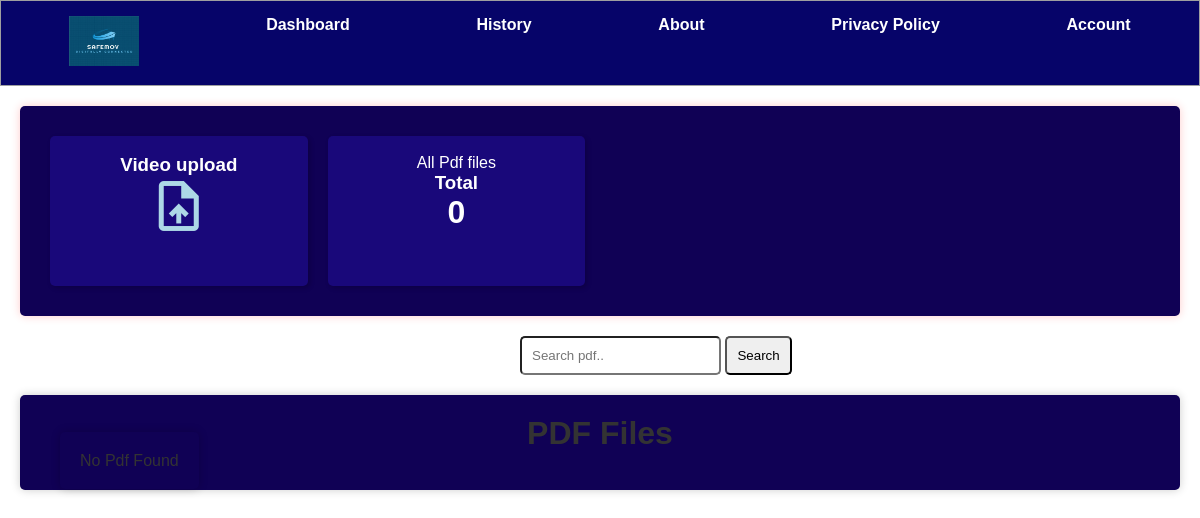
The app's page /, older data.
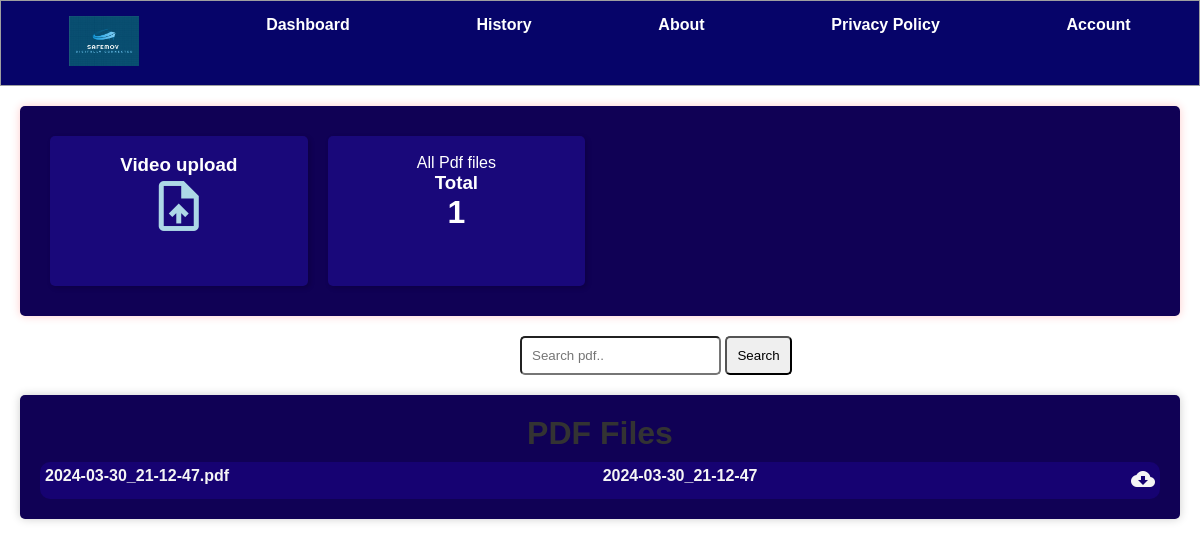
The same page, newer data.
### kona_detection/models.py (models this page shows, shortened)
class Pdfs(models.Model):
    pdf_id = models.CharField(max_length=255)
    pdf_title = models.CharField(max_length=255)
    pdf_file = models.FileField(upload_to='pdfs/')

### kona_website/views.py (the view)
# urls.py: 2. Add a URL to urlpatterns:  path('', views.home, name='home')
def home(request):
    current_datetime=datetime.datetime.now().strftime('%Y-%m-%d_%H-%M-%S')
    all_pdfs=Pdfs.objects.all()
    return render(request, 'test.html',{'pdfs':all_pdfs})

### templates/test.html
{% include "header.html" %}
    <div class="mpage" id="ud">
      <div class="box">
        <br />
        <a
          style="text-decoration: none; color: white; font-weight: bold"
          href="/run_model/video/"
        >
          <h3>Video upload</h3>
          <h3>
            <i class="material-icons" style="font-size: 60px; color: lightblue"
              >upload_file</i
            >
          </h3>
        </a>
      </div>
      <div class="box">
        <br />
        <div>All Pdf files</div>
        <h3>Total</h3>
        <h1>{{ pdfs|length }}</h1>
      </div>
    </div>
    <div class="search_wrapper">
      <div class="search_box">
        <form action="" method="get">
          <input
            type="text"
            placeholder="Search pdf.."
            name="search_input"
            value="{{search_input}}"
          />
          <button type="submit">Search</button>
        </form>
      </div>
    </div>
    <div id="history" class="page">
      <h1 id="h">PDF Files</h1>
      {% for pdf in pdfs %}
      <div class="pdf_file_box">
        <p>{{pdf.pdf_title}}</p>
        <p>{{pdf.pdf_id}}</p>
        <a href="/media/pdfs/{{pdf.pdf_title}}" download="{{pdf.pdf_title}}">
          <h5 id="d-btn"><i class="material-icons">cloud_download</i>
          </h5>
        </a>
      </div>
      {%empty%}
      <span class="page"> No Pdf Found</span>
      {% endfor %}
    </div>
  </body>
</html>

Row changes from the older to the newer data that the page shows:
added Pdfs: pdf_title "2024-03-30_21-12-47.pdf", pdf_id "2024-03-30_21-12-47"
Text that changed along with them:
{{ pdfs|length }}: "0" → "1"
text no longer shown: "No Pdf Found"
